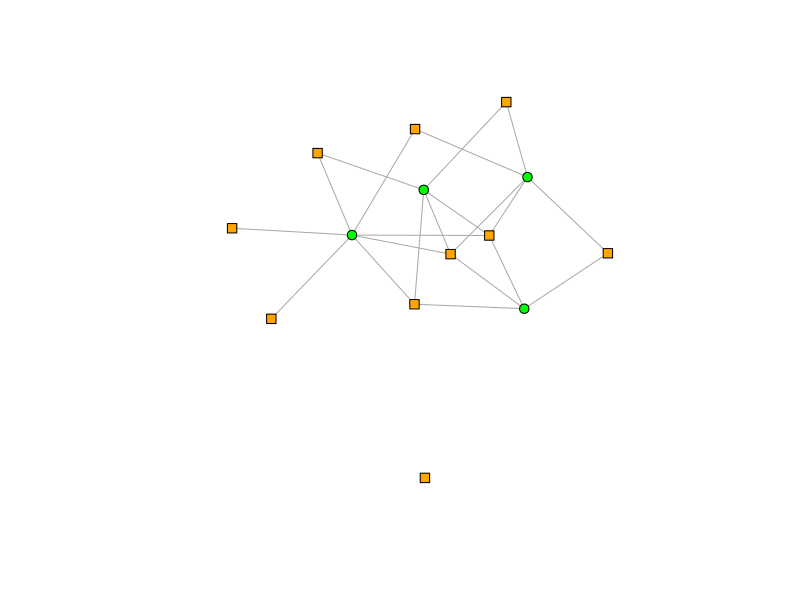
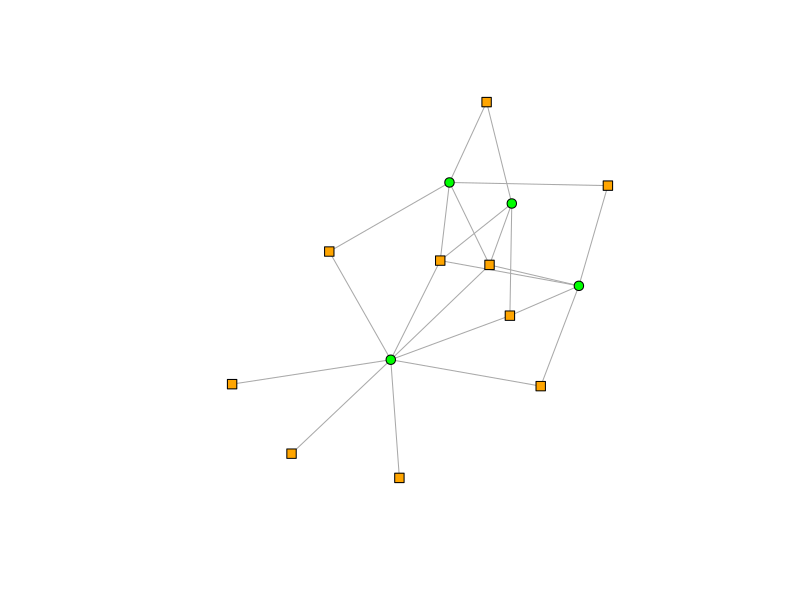
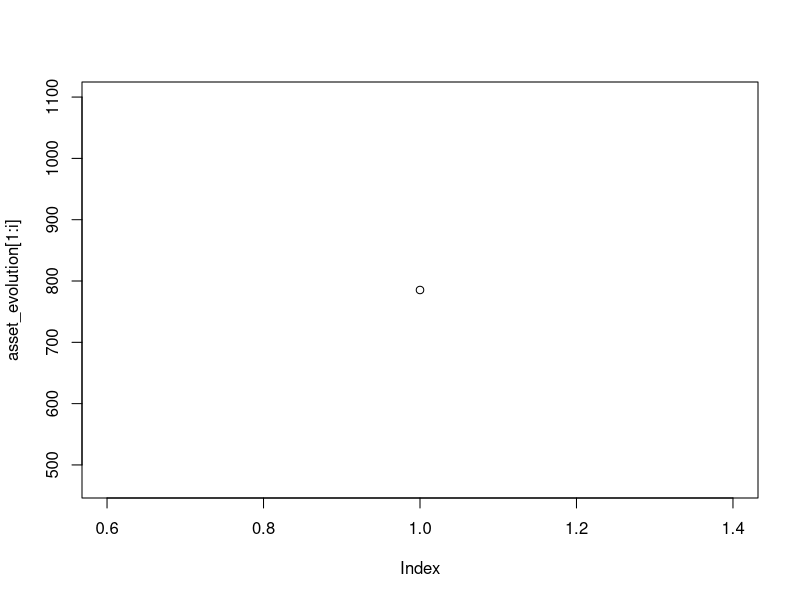
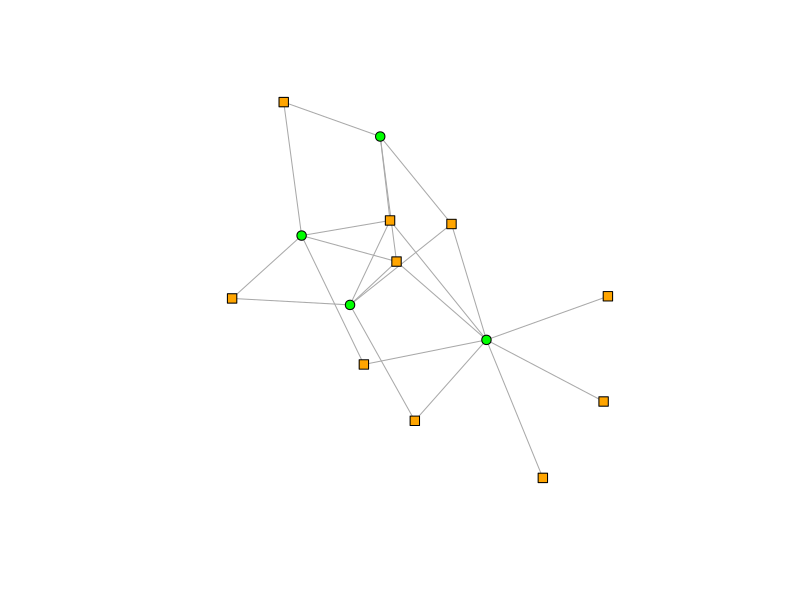
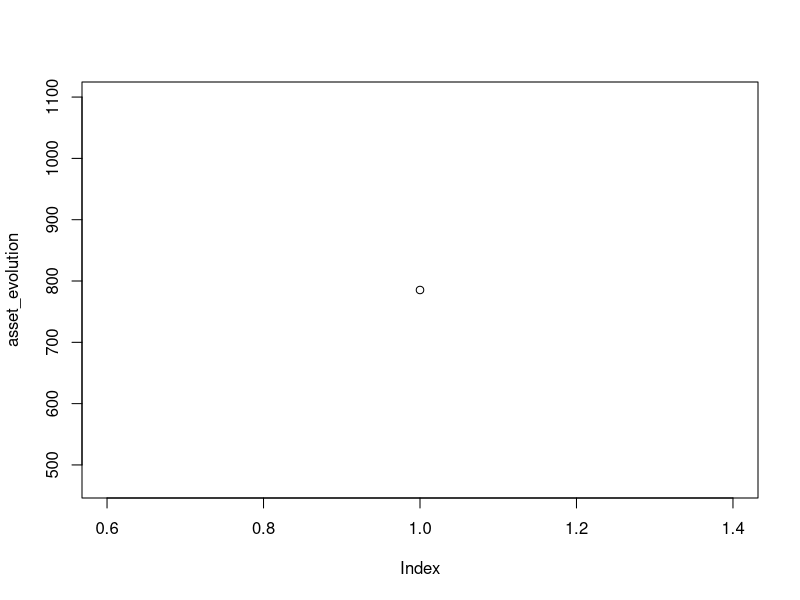

The R script that drew these images, in order:
# Notes --------------------------------------------------------------------------------------------
# Date: 28.12.2018
# Author: Michal Stachnio


# 1) Will need to deal with the fact initial quantities can be decimal values. It shouldn't be the case
#    I should therefore round it up and either adjust the assets size to fit the values, or redistribute the sizes so that it works.
# 2) Important: When the asset reduction takes place, it creates a new equilibrium price value for the asset. This means it does not react the same way for a given volume sold!
# 3) Should maybe check on graph generation if it is possible to make sure that the graph cannot be divided in 2
# 4) This is the slowest part of the code:
  # for (i in 1:n_Banks) {
  #   for (j in 1:m_Assets) {
  #     if (graph1[i, j+ n_Banks] == 1) {
  #       q_0[i, j] = balanceSheet[ i,1] / (k_i[i] * p_0[j])
  #     } 
  #   }
  # }
  # System_Q = rowSums(t(q_0))

# Packages --------------------------------------------------------------------------------------------

library(igraph)

# Fucntions --------------------------------------------------------------------------------

NamingString = function(String, startingValue, size) {
  nameString = matrix("0", nrow = 1, ncol = size, byrow = TRUE)
  for (i in 1:size) {
    nameString[, i] = paste(String, i - 1 + startingValue, sep = "") # sep="" means that there is no space between w and the number
  }
  return (nameString)
}

NamingRows = function(String, data, startingValue) {
  
  # Input Variables:
  # String        = value in "" that will be the name that will be iterated
  # data          = data structure that will have a new name for rows
  # startingValue = allows to start with 0 or 1 etc...
  
  dataNames = matrix("0", nrow = nrow(data), ncol = 1, byrow = TRUE)
  for (i in 1:nrow(dataNames)) {
    dataNames[i, ] = paste(String, i - 1 + startingValue, sep = "") # sep="" means that there is no space between w and the number
  }
  rownames(data) = c(dataNames)
  return (data)
}

NamingCols = function(String, data, startingValue) {
  dataNames = matrix("0", nrow = 1, ncol = ncol(data), byrow = TRUE)
  for (i in 1:ncol(dataNames)) {
    dataNames[, i] = paste(String, i - 1 + startingValue, sep = "") # sep="" means that there is no space between w and the number
  }
  colnames(data) = c(dataNames)
  return (data)
}

# Generating the bipartiate graph --------------------------------------------------------------------------------------------


Generategraph = function(n_Banks, m_Assets, linkProbabiliy) {
  # Generates the graph
  graph = sample_bipartite(n_Banks, m_Assets, p=linkProbabiliy)
  # Changes the form of the vertex for the graph
  V(graph)$shape <- c("square", "circle")[V(graph)$type+1]
  # Deletes the label
  V(graph)$label <- c(NamingString("bank",1,n_Banks), NamingString("asset",1,m_Assets))
  
  return(graph)
}

# System Rules ------------------------------------------------------------



# Bankruptcy Check
BankruptcyCheck = function(balanceSheet, delta_asset) {
  for (i in 1:n_Banks) {
    if (balanceSheet[ ,1] + balanceSheet[ ,2] - balanceSheet[ ,3] < 0 ) {
      delta_asset[i] = balanceSheet[ i,1]
    }
  }
  return(delta_asset)
}

# Price Impact
Price_Impact = function(decision_Volume_Traded, liquidity_factor, m_Assets, p_0, System_Q, daily_market_volume, net_Volume_Traded) {
  
  # External trade is the demand for the asset outside of the financial system
  external_Trade = matrix(System_Q * daily_market_volume, nrow = m_Assets, ncol = 1)
  external_Trade = NamingRows("asset", external_Trade, 1) 
  
  net_Volume_Traded = rowSums(decision_Volume_Traded) + net_Volume_Traded # + external_Trade
  assign("net_Volume_Traded", net_Volume_Traded, envir = .GlobalEnv)
  
  
  p_t1 = p_0 * exp(liquidity_factor * net_Volume_Traded/System_Q)

  return(p_t1)
}

# Liquidation Schedules ------------------------------------------------------------

# Approach 1: Pro-Rata Liquidation
Prorata_Liquidation = function(q_t, p_t, n_Banks, m_Assets, balanceSheet) {
  
  decision_Volume_Traded = matrix(0, nrow = m_Assets, ncol = n_Banks)
  decision_Volume_Traded = NamingRows("asset", decision_Volume_Traded, 1) 
  decision_Volume_Traded = NamingCols("bank", decision_Volume_Traded, 1)
  q_copy = q_t
  
  
  # Liquidation Quantity - Calculates delta_asset
  delta_asset = matrix(0, nrow = n_Banks, ncol = 1)
  bank_index_array = 1:n_Banks
  for (i in 1:n_Banks) {
    # bankruptcy check
    if (balanceSheet[i, 1] + balanceSheet[i, 2] - balanceSheet[i, 3] < 0 ) {
      decision_Volume_Traded[, i] = -t(q_t[i, ])
      bank_index_array = bank_index_array[!bank_index_array %in% i]
    } else {
      delta_asset[i] = gamma[i] * balanceSheet[i, 1] * ((1 - (target_Leverage[i] * balanceSheet[i, 4])/balanceSheet[i, 1]))
    }
  }
  for (i in bank_index_array) {
    leftover_delta_asset = delta_asset[i]
    # counts how many assets are held by each bank
    count_Asset_Held = length(which(q_t[i, ] > 0))
    # If it needs to liquidate:
    if (delta_asset[i] != 0) {
      # per asset monetary volume it needs to liquidate
      per_Asset_Liquidation_Quantity = delta_asset[i] / count_Asset_Held

      repeat{
        test = 0
        for (j in which(q_copy[i, ] > 0)) {
          # If a bank does not have enough of one asset to liquidate on a pro-rata basis, 
          # it liquidates all it has and then adapts how much it liquidates of other assets.
          if (q_t[i, j] * p_t[j] < per_Asset_Liquidation_Quantity) {
            # all the position in the asset is liquidated
            decision_Volume_Traded[j, i] = - q_t[i, j]
            q_copy[i, j] = 0
            # The monetary value to be liquidated decreases
            leftover_delta_asset = delta_asset[i] + rowSums(t(decision_Volume_Traded[, i] %*% p_t))
            # Adapts the per_Asset_Liquidation_Quantity to new quantity/ liquidation value
            count_Asset_Held = count_Asset_Held - 1
            per_Asset_Liquidation_Quantity = leftover_delta_asset / count_Asset_Held 
          } else {
            test = test + 1
          }
        }
        if (test == length(which(q_copy[i,] > 0))) {
          break
        }
      }
    }
    # If there are some assets for which the bank can fully liquidate, it liquidates equal amounts:
    if (count_Asset_Held > 0) {
      # Identifies the index of the assets where the bank still holds a position:
      assign_Vector = which((q_copy[i, ] + decision_Volume_Traded[, i]) > 0)
      for (q in assign_Vector) {
        decision_Volume_Traded[assign_Vector, i] = -leftover_delta_asset / count_Asset_Held
      }
    }
  }
  return(decision_Volume_Traded)
}

# Approach 2: Liquidation based on bank holdings:
# WIP !!

Lagrangian_Approach2 = function(x,i,q_t, p_0, liquidity_factor,net_Volume_Traded, m_Assets, System_Q) {
  
  lambda = x[1] 
  decision_Volume_Traded = x[2:(m_Assets + 1)] 
  
  
  LagrangianValue = colSums(q_t[i, ] * p_0 * exp(-liquidity_factor * (net_Volume_Traded + decision_Volume_Traded))) + 
    balanceSheet[i, 1] + balanceSheet[i, 3] - 
    lambda * (
      colSums((q_t[i, ] - decision_Volume_Traded) * p_0 * exp(-liquidity_factor * (net_Volume_Traded + decision_Volume_Traded)/System_Q)) /
        (colSums(q_t[i, ] * p_0 * exp(-liquidity_factor * (net_Volume_Traded + decision_Volume_Traded)/System_Q)) + balanceSheet[i, 1] + balanceSheet[i, 3])
     - target_Leverage[i])
  return(-LagrangianValue)
}

BankHolding_Liquidation = function(delta_asset, q_t, p_t, n_Banks, m_Assets, decision_Volume_Traded, balanceSheet, target_Leverage){
  
  decision_Volume_Traded = matrix(0, nrow = m_Assets, ncol = n_Banks)
  decision_Volume_Traded = NamingRows("asset", decision_Volume_Traded, 1) 
  decision_Volume_Traded = NamingCols("bank", decision_Volume_Traded, 1)
  
  for (i in 1:n_Banks) {
    parameter_initial_values = matrix(1, nrow = 1 + m_Assets, ncol = 1)
    OptimalValues = optim(parameter_initial_values, Lagrangian_Approach2,
                          i = i, q_t = q_t, p_0 = p_0, liquidity_factor = liquidity_factor, net_Volume_Traded = net_Volume_Traded,
                          m_Assets = m_Assets, System_Q = System_Q)
                    
    decision_Volume_Traded[, i] = OptimalValues$par[2:(m_Assets + 1)]
  }
  return(decision_Volume_Traded)
}

# System actualisation rules --------------------------------------------------------------
System_Update = function(method_selection, gamma, asset_t, equity_t, target_Leverage, q_t, p_t, n_Banks, m_Assets, liquidity_factor, p_0,
                          balanceSheet, banks_buyback_parameter) {

  # 2) Defines the liquidation schedule

  if (method_selection == 1) {
    decision_Volume_Traded = Prorata_Liquidation(q_t, p_t, n_Banks, m_Assets, balanceSheet)
  } else if (method_selection == 2) {
    
  } else if (method_selection == 3) {
    
  } else {
    
  }
  
  # 3) Calculate the price impact of decision_Volume_Traded
  p_t = Price_Impact(decision_Volume_Traded, liquidity_factor, m_Assets, p_0, System_Q, daily_market_volume, net_Volume_Traded)
  
  # 4) Settle the cash of the trade
  balanceSheet[, 2] = balanceSheet[, 2] - t(t(p_t) %*% decision_Volume_Traded)
  
  # 5) Reduce the quantities of holdings of banks
  q_t = q_t + t(decision_Volume_Traded)
  
  # 6) reupdate the asset values
  balanceSheet[, 1] = q_t %*% p_t
  
  # 7) Calculate the equity
  balanceSheet[, 4] = balanceSheet[, 1] + balanceSheet[, 2] - balanceSheet[, 3]
  
  # The funciton should return: the prices, the balance sheets, the quantities, 
  
  return(list("balanceSheet" = balanceSheet, "Quantities" = q_t, "Prices" = p_t))
}

# On top of this: 
# - monitoring of the bankruptcy rate, the delta asset sold, the total equity of the sstem
# - do a loop that stops once there are no more bankruptcies
# - make a loop so that it does multiple simulations and collects aggregate data on the simulations
# - 


# Execution Code ------------------------------------------------------------

# Parameters
n_Banks = 10
m_Assets = 4
linkProbabiliy = 0.5
gamma = matrix(data = 0.05, nrow = n_Banks, ncol = 1)
liquidity_factor = matrix(0, nrow = m_Assets, ncol = 1)
  for (i in 1:m_Assets) {
    liquidity_factor[i] = 0.5  
  }
daily_market_volume = 0.01
assetReduction = 0.1 # Intial system shock 
banks_buyback_parameter = 0
numberIterations = 1

# Generating the balance Sheet 
asset_0 = 80
cash_0 = 20
liabilities_0 = 96 
intial_Price = matrix(data = 1, nrow = m_Assets, ncol = 1)



# PART 1: Setting up the system

# Plots the graph, changes the color of the vertexes depending on the type
graph1 = Generategraph(n_Banks, m_Assets, linkProbabiliy)
plot(graph1, vertex.color=c("orange", "green")[1 + (V(graph1)$type == "TRUE")], 
     vertex.size = 5, vertex.label = NA) 

# Making sure each bank has at least one asset:
assetChoiceVector = 1:m_Assets
for (i in 1:n_Banks) {
  if (sum(graph1[i, ]) == 0) {
    assetChoice = sample(assetChoiceVector, 1)
    graph1 = graph1 + edge(c(i, assetChoice + n_Banks))
  }
}

# Making sure each asset has at least one bank:
bankChoiceVector = 1:n_Banks
for (i in 1:m_Assets) {
  if (sum(graph1[, i + n_Banks]) == 0) {
    bankChoice = sample(bankChoiceVector, 1)
    graph1 = graph1 + edge(c(i + n_Banks, assetChoice))
  }
}
plot(graph1, vertex.color=c("orange", "green")[1 + (V(graph1)$type == "TRUE")], 
     vertex.size = 5, vertex.label = NA) 

# Create the k_i vector that has the degrees of each bank
k_i = matrix(data = NA, ncol = 1, nrow = n_Banks)
for (i in 1:n_Banks) {
  k_i[i] = sum(graph1[i])
}
k_i = NamingRows("bank", k_i, 1)

# Create the l_j vector that has the degrees of each asset
l_j = matrix(data = NA, ncol = 1, nrow = m_Assets)
for (j in 1:m_Assets) {
  l_j[j] = sum(graph1[j+n_Banks])
}
l_j = NamingRows("asset", l_j, 1)

balanceSheet = matrix(data = NA, nrow = n_Banks, ncol = 4)
colnames(balanceSheet) = c("Assets", "Cash", "Liabilities", "Equity")
balanceSheet = NamingRows("bank", balanceSheet, 1) 
balanceSheet[ ,1] = asset_0
balanceSheet[ ,2] = cash_0
balanceSheet[ ,3] = liabilities_0
equity_0 = asset_0 + cash_0 - liabilities_0
balanceSheet[ ,4] = equity_0


# defining the initial price of assets:
p_0 = matrix(data = intial_Price, nrow = m_Assets, ncol = 1)
p_0 = NamingRows("asset", p_0, 1) 

# The matrix of asset quantities owned
q_0 = matrix(data = 0, nrow = n_Banks, ncol = m_Assets )
q_0 = NamingRows("bank", q_0, 1)
q_0 = NamingCols("asset", q_0, 1)

# Assigns the initial quantities owned by each bank of all assets
for (i in 1:n_Banks) {
  for (j in 1:m_Assets) {
    if (graph1[i, j+ n_Banks] == 1) {
      q_0[i, j] = balanceSheet[ i,1] / (k_i[i] * p_0[j])
    } 
  }
}
System_Q = rowSums(t(q_0))

# Defining the termporal variables:
q_t = q_0
p_t = p_0
k_t = k_i
balanceSheet[, 1] = asset_0
equity_t = balanceSheet[, 4]
target_Leverage = asset_0 / balanceSheet[, 4] # Setting the target leverage at the initial leverage level
net_Volume_Traded = matrix(0, nrow = m_Assets, ncol = 1) 

# Part 2: Doing the simulation

# Shocking the system via price reduction
assetChoice = sample(assetChoiceVector, 1)
p_t[assetChoice] = (1 - assetReduction) * p_t[assetChoice]

# Updating asset values
balanceSheet[, 1] = q_t %*% p_t

# Updating equity values
balanceSheet[, 4] = balanceSheet[, 1] + balanceSheet[, 2] - balanceSheet[, 3]


asset_evolution = matrix(0, nrow = numberIterations, ncol =1)
prices_evolution = matrix(0, nrow = numberIterations, ncol = m_Assets)
# Simulating one system
for (i in 1:numberIterations) {
  print("iteration:")
  print(i)
  system_Update_Values = System_Update(method_selection = 1, gamma, balanceSheet[, 1], balanceSheet[, 4], target_Leverage, q_t, p_t, n_Banks, m_Assets, liquidity_factor, p_0,
                balanceSheet, banks_buyback_parameter)
  asset_evolution[i] = sum(balanceSheet[, 1])
  prices_evolution[i,] = t(p_t)
  
  balanceSheet = system_Update_Values$balanceSheet
  q_t = system_Update_Values$Quantities
  p_t = system_Update_Values$Prices
  print("asset_evolution:")
  print(asset_evolution[i])
  plot(asset_evolution[1:i] , type="p", col="black")  
}
plot(graph1, vertex.color=c("orange", "green")[1 + (V(graph1)$type == "TRUE")], 
     vertex.size = 5, vertex.label = NA) 
plot(asset_evolution)


